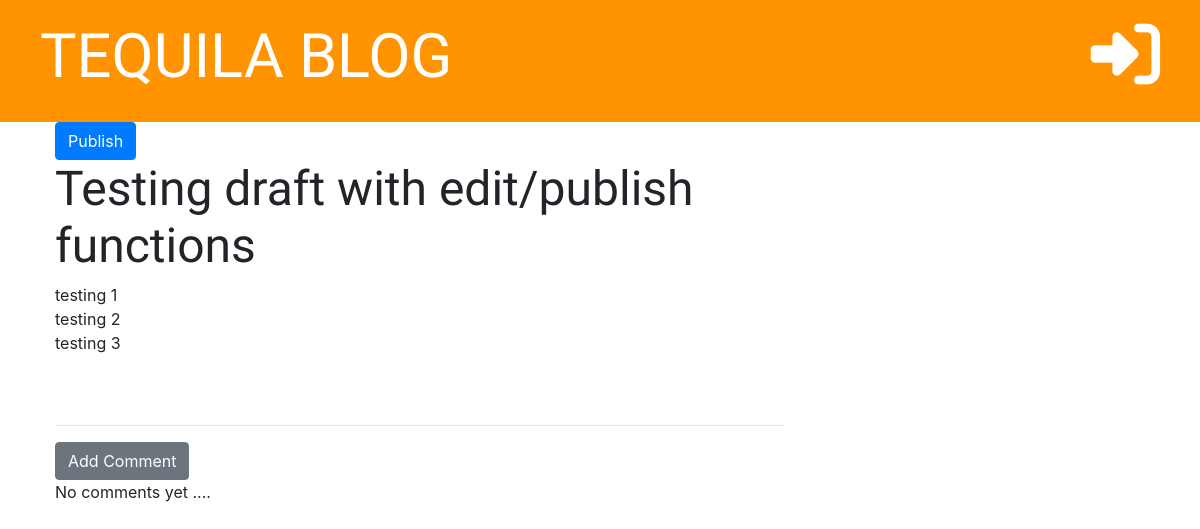
Page /post/8 on the earlier database version.
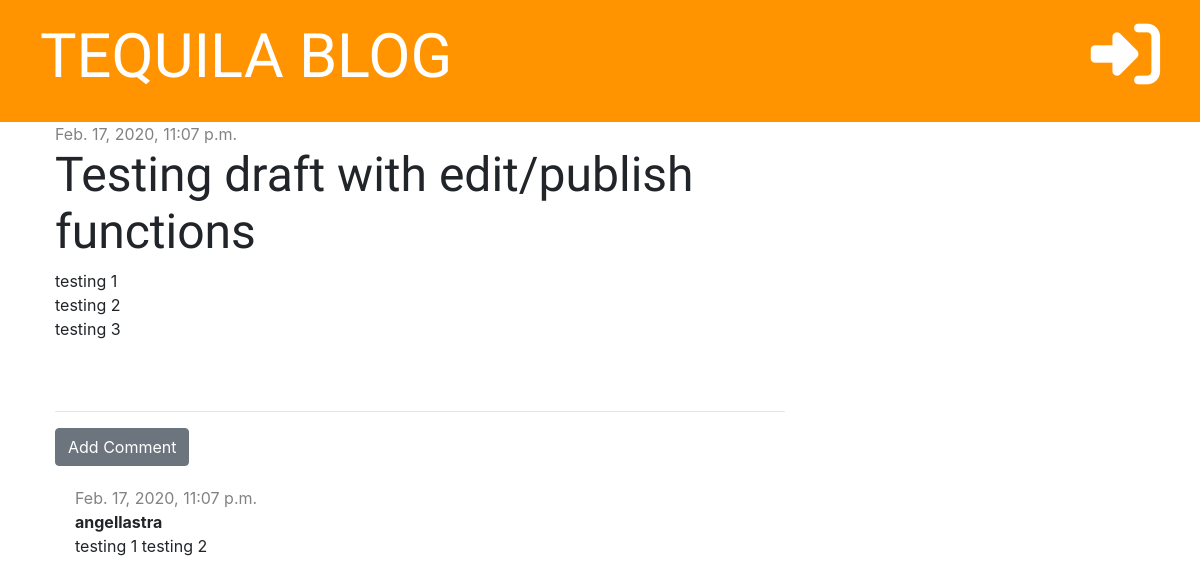
Same page on the later database version.
### blog/models.py (models this page shows, shortened)
class Post(models.Model):
    author = models.ForeignKey('auth.User', on_delete=models.CASCADE)
    title = models.CharField(max_length=200)
    text = models.TextField()
    created_date = models.DateTimeField(default=timezone.now)
    published_date = models.DateTimeField(blank=True, null=True)

class Comment(models.Model):
    post = models.ForeignKey('blog.Post', on_delete=models.CASCADE, related_name='comments')
    author = models.CharField(max_length=200)
    text = models.TextField()
    created_date = models.DateTimeField(default=timezone.now)

### blog/views.py (the view)
# urls.py: path('post/<int:pk>', views.post_detail, name='post_detail'),
def post_detail(request, pk):
    post = get_object_or_404(Post, pk=pk) #this will get the object from Post and if doesn't exist will throw a 404
    stuff_for_frontend = {'post':post}
    return render(request, 'blog/post_detail.html', stuff_for_frontend)

### blog/templates/blog/post_detail.html (shortened to what this page needs)
{% extends 'blog/base.html' %}
{% block content %}
    <div class="post">
          {% if post.published_date %}
              <div class="date">
                    {{ post.published_date }}
              </div>
          {% else %}
              <a href="{% url 'post_publish' pk=post.pk %}" class="btn btn-primary">Publish</a>
          {% endif %}
          <h1>{{ post.title }}</h1>
          <p>{{ post.text|linebreaksbr }}</p>
    </div>
    <hr>
    <a href="{% url 'add_comment_to_post' pk=post.pk %}" class="btn btn-secondary">Add Comment</a>
      {% for comment in post.comments.all %}
          <div class="comment">
                <div class="date">
                      {{ comment.created_date }}
                </div>
                <strong>{{ comment.author }}</strong>
                <p>{{ comment.text }}</p>
          </div>
      {% empty %}
          <p>No comments yet ....</p>
      {% endfor %}
{% endblock %}

Differences in the rows shown:
changed Post "Testing draft with edit/publish functions": published_date (not shown) → "Feb. 17, 2020, 11:07 p.m."
added Comment: created_date "Feb. 17, 2020, 11:07 p.m.", author "angellastra", text "testing 1 testing 2"
Other differences:
text no longer shown: "Publish No comments yet ...."
